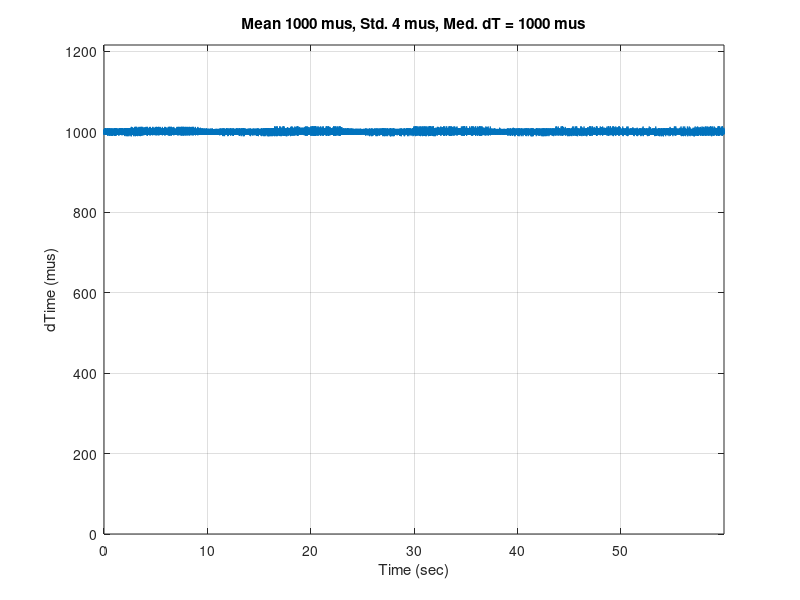
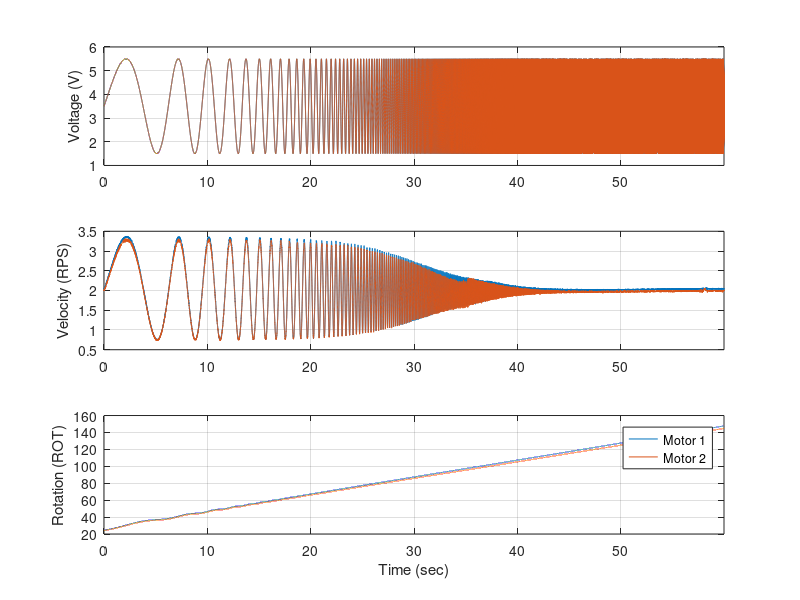

MATLAB code to generate these figures, in order: (Note: this script raises an error after producing the figures.)
clc, clear variables
%%

% load data_00.mat
load data_01.mat

% index
ind.rc = 1:4;
ind.vel_M = 5:6;
ind.ang_M = 7:8;
ind.gyro = 9:11;
ind.acc = 12:14;
ind.rpy = 15:17;
ind.voltage_M = 18:19;
ind.sinarg = 20; % might be temporary


Ts = mean(diff(data.time));

figure(1)
plot(data.time(1:end-1), diff(data.time * 1e6)), grid on
title( sprintf(['Mean %0.0f mus, ', ...
                'Std. %0.0f mus, ', ...
                'Med. dT = %0.0f mus'], ...
                mean(diff(data.time * 1e6)), ...
                std(diff(data.time * 1e6)), ...
                median(diff(data.time * 1e6))) )
xlabel('Time (sec)'), ylabel('dTime (mus)')
xlim([0 data.time(end-1)])
ylim([0 1.2*max(diff(data.time * 1e6))])

figure(2)
ax(1) = subplot(311);
plot(data.time, data.values(:,ind.voltage_M)), grid on
ylabel('Voltage (V)')
ax(2) = subplot(312);
plot(data.time, data.values(:,ind.vel_M)), grid on
ylabel('Velocity (RPS)')
ax(3) = subplot(313);
plot(data.time, data.values(:,ind.ang_M)), grid on
ylabel('Rotation (ROT)'), xlabel('Time (sec)')
legend('Motor 1', ...
    'Motor 2', ...
    'Location', 'best')
linkaxes(ax, 'x'), clear ax
xlim([0 data.time(end)])


% rotating filter
Dlp = sqrt(3) / 2;
wlp = 2 * pi * 10;
Glp = c2d(tf(wlp^2, [1 2*Dlp*wlp wlp^2]), Ts, 'tustin');

% frequency response estimation
Nest     = round(5.0 / Ts);
koverlap = 0.9;
Noverlap = round(koverlap * Nest);
window   = hann(Nest);


inp = apply_rotfiltfilt(Glp, data.values(:,ind.sinarg), data.values(:,ind.voltage_M(1)));
out = apply_rotfiltfilt(Glp, data.values(:,ind.sinarg), data.values(:,ind.vel_M(1)));
[G1, C1] = estimate_frequency_response(inp, out, window, Noverlap, Nest, Ts);

inp = apply_rotfiltfilt(Glp, data.values(:,ind.sinarg), data.values(:,ind.voltage_M(2)));
out = apply_rotfiltfilt(Glp, data.values(:,ind.sinarg), data.values(:,ind.vel_M(2)));
[G2, C2] = estimate_frequency_response(inp, out, window, Noverlap, Nest, Ts);


figure(3)
bode(G1, G2, 2*pi*G1.Frequency(G1.Frequency < 1/2/Ts)), grid on

opt = bodeoptions('cstprefs');
opt.MagUnits = 'abs';
opt.MagScale = 'linear';

figure(4)
bodemag(C1, C2, 2*pi*G1.Frequency(G1.Frequency < 1/2/Ts), opt), grid on
set(gca, 'YScale', 'linear')

